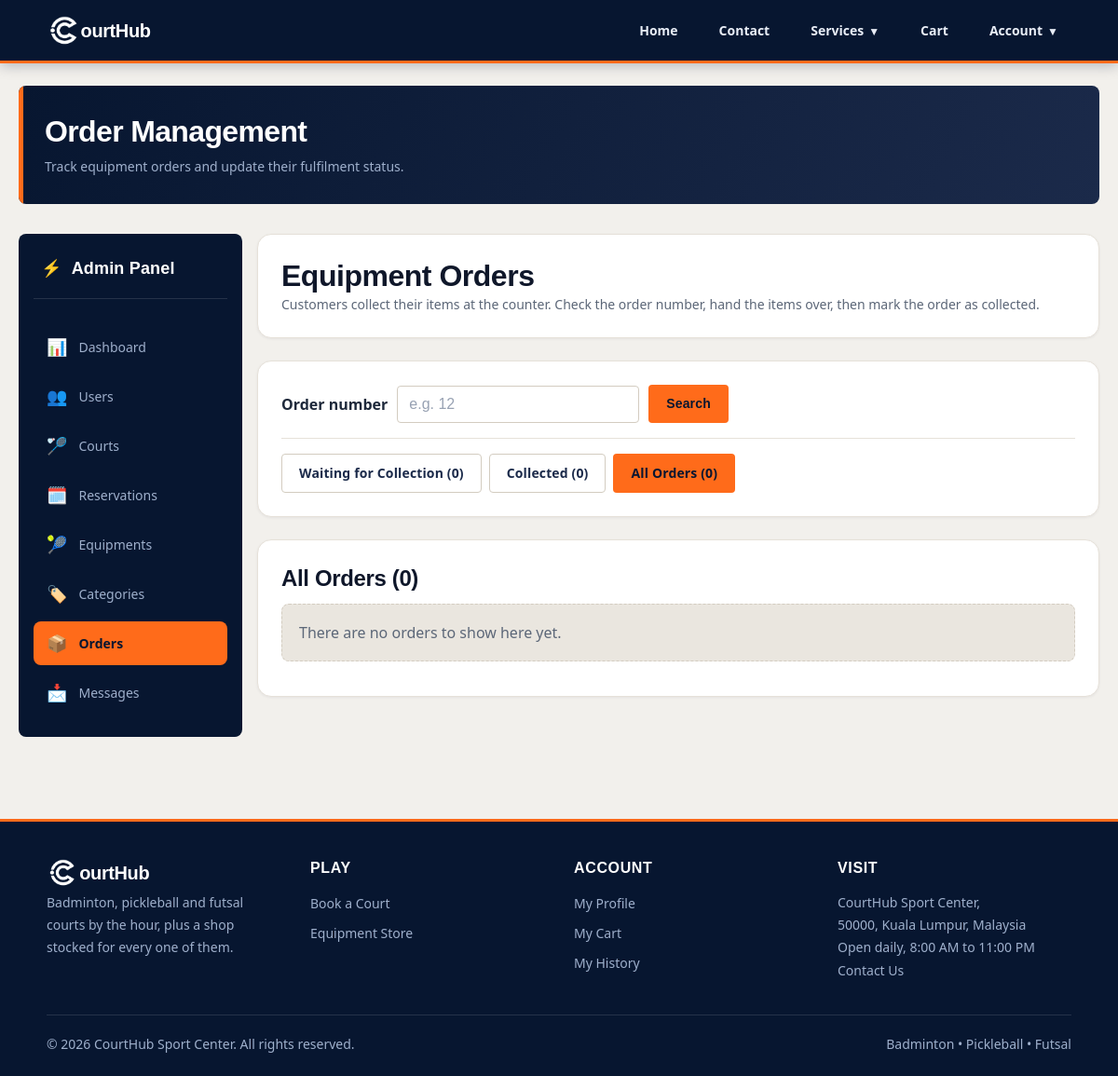
Page /admin/orders.php?status=all (signed in) on the earlier database version.
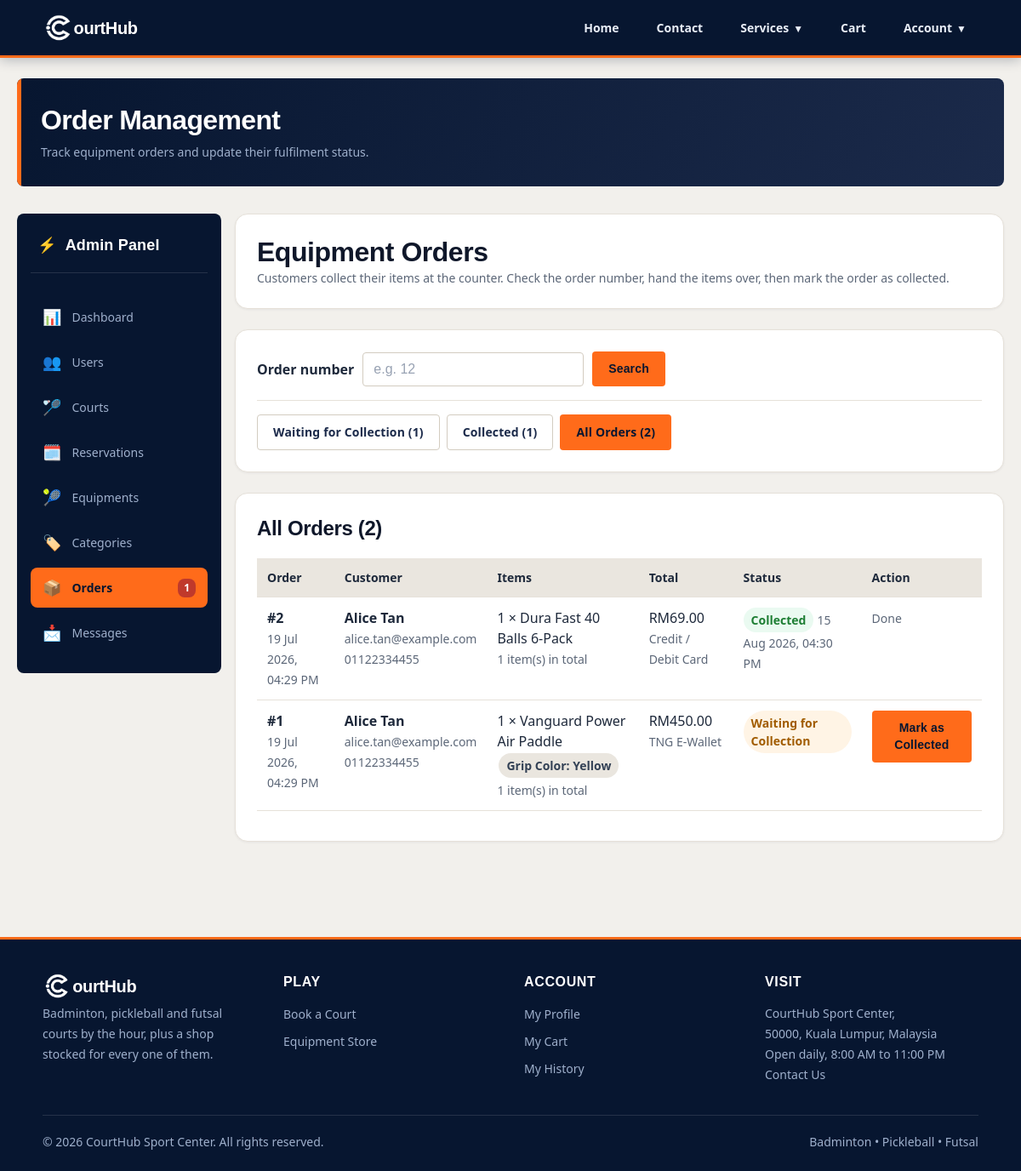
Same page on the later database version.
### tables this page shows
CREATE TABLE equipment_orders (
    equipment_order_id INT AUTO_INCREMENT PRIMARY KEY,
    user_id             INT NOT NULL,
    total_amount        DECIMAL(8,2) NOT NULL,
    payment_method      ENUM('tng_ewallet', 'credit_debit_card') NOT NULL,
    payment_status      ENUM('paid', 'failed') NOT NULL DEFAULT 'paid',
    order_status        ENUM('pending', 'completed') NOT NULL DEFAULT 'pending',
    transaction_ref     VARCHAR(50),
    created_at          TIMESTAMP DEFAULT CURRENT_TIMESTAMP,
    collected_at        DATETIME NULL,            

    FOREIGN KEY (user_id) REFERENCES users(user_id) ON DELETE CASCADE,

     
     
    INDEX idx_equipment_order_status (order_status)
);

CREATE TABLE users (
    user_id         INT AUTO_INCREMENT PRIMARY KEY,
    full_name       VARCHAR(100) NOT NULL,
    email           VARCHAR(100) NOT NULL UNIQUE,
    password_hash   VARCHAR(255) NOT NULL,
    phone           VARCHAR(20),
    role            ENUM('customer', 'admin') NOT NULL DEFAULT 'customer',
    created_at      TIMESTAMP DEFAULT CURRENT_TIMESTAMP
);

CREATE TABLE equipment_order_items (
    order_item_id       INT AUTO_INCREMENT PRIMARY KEY,
    equipment_order_id   INT NOT NULL,
    equipment_id         INT NULL,
    variant_id           INT NULL,
    quantity             INT NOT NULL,
    price_at_purchase    DECIMAL(8,2) NOT NULL,
    selected_options     JSON,

    FOREIGN KEY (equipment_order_id) REFERENCES equipment_orders(equipment_order_id) ON DELETE CASCADE,
    FOREIGN KEY (equipment_id)       REFERENCES equipment(equipment_id) ON DELETE SET NULL,
    FOREIGN KEY (variant_id)         REFERENCES equipment_variants(variant_id) ON DELETE SET NULL
);

CREATE TABLE equipment (
    equipment_id    INT AUTO_INCREMENT PRIMARY KEY,
    name            VARCHAR(150) NOT NULL,
    sport_type_id   INT NOT NULL,
    category_id     INT,
    category        VARCHAR(50) NOT NULL,      
    brand           VARCHAR(50),
    price           DECIMAL(8,2) NOT NULL,
    description     TEXT,
    image_url       VARCHAR(255),
    status          ENUM('active', 'discontinued') NOT NULL DEFAULT 'active',
    created_at      TIMESTAMP DEFAULT CURRENT_TIMESTAMP,

    FOREIGN KEY (sport_type_id) REFERENCES sport_types(sport_type_id),
    FOREIGN KEY (category_id)   REFERENCES categories(category_id),

     
     
    INDEX idx_equipment_category (category_id),
    INDEX idx_equipment_sport (sport_type_id),
    INDEX idx_equipment_status (status)
);

### config/cart_functions.php (called while the page is built, shortened)
<?php
function equipmentOrderStatusLabel($status) {
    $labels = [
        'pending'   => 'Waiting for Collection',
        'completed' => 'Collected',
    ];
    return $labels[$status] ?? $status;
}
function getEquipmentOrdersForAdmin($conn, $status = 'all') {
    $where = "eo.payment_status = 'paid'";
    $types = '';
    $params = [];
    return fetchAdminEquipmentOrders($conn, $where, $types, $params);
}
function fetchAdminEquipmentOrders($conn, $where, $types, $params) {
    $orders = [];
    $stmt = $conn->prepare(
        "SELECT eo.equipment_order_id, eo.total_amount, eo.payment_method,
                eo.payment_status, eo.order_status, eo.collected_at,
                eo.transaction_ref, eo.created_at,
                u.full_name, u.email, u.phone,
                oi.order_item_id, oi.equipment_id, oi.quantity,
                oi.price_at_purchase, oi.selected_options,
                e.name AS equipment_name, e.brand, e.category,
                st.name AS sport_name
         FROM equipment_orders eo
         JOIN users u ON eo.user_id = u.user_id
         JOIN equipment_order_items oi ON eo.equipment_order_id = oi.equipment_order_id
         LEFT JOIN equipment e ON oi.equipment_id = e.equipment_id
         LEFT JOIN sport_types st ON e.sport_type_id = st.sport_type_id
         WHERE {$where}
         ORDER BY eo.created_at DESC, eo.equipment_order_id DESC, oi.order_item_id ASC"
    );
    $stmt->execute();
    $result = $stmt->get_result();
    while ($row = $result->fetch_assoc()) {
        $order_id = (int)$row['equipment_order_id'];
        if (!isset($orders[$order_id])) {
            $orders[$order_id] = [
                'equipment_order_id' => $order_id,
                'total_amount' => $row['total_amount'],
                'payment_method' => $row['payment_method'],
                'order_status' => $row['order_status'],
                'collected_at' => $row['collected_at'],
                'transaction_ref' => $row['transaction_ref'],
                'created_at' => $row['created_at'],
                'full_name' => $row['full_name'],
                'email' => $row['email'],
                'phone' => $row['phone'],
                'item_count' => 0,
                'items' => [],
            ];
        }
        $row['line_total'] = (float)$row['price_at_purchase'] * (int)$row['quantity'];
        $orders[$order_id]['item_count'] += (int)$row['quantity'];
        $orders[$order_id]['items'][] = $row;
    }
    return $orders;
}
function equipmentOrderStatusCounts($conn) {
    $counts = ['pending' => 0, 'completed' => 0, 'all' => 0];
    $result = $conn->query(
        "SELECT order_status, COUNT(*) AS total
         FROM equipment_orders
         WHERE payment_status = 'paid'
         GROUP BY order_status"
    );
    while ($row = $result->fetch_assoc()) {
        $counts[$row['order_status']] = (int)$row['total'];
        $counts['all'] += (int)$row['total'];
    }
    return $counts;
}
function decodeSelectedOptions($selected_options) {
    $decoded = json_decode($selected_options ?? '', true);
    return is_array($decoded) ? $decoded : [];
}

### config/functions.php (called while the page is built, shortened)
<?php
function h($string) {
    return htmlspecialchars($string ?? '', ENT_QUOTES, 'UTF-8');
}
function appBasePath() {
    static $base_path = null;
    if ($base_path !== null) {
        return $base_path;
    }
    $document_root = realpath($_SERVER['DOCUMENT_ROOT'] ?? '');
    $app_root = realpath(__DIR__ . '/..');
    if ($document_root && $app_root && substr(strtolower($app_root), 0, strlen(strtolower($document_root))) === strtolower($document_root)) {
        $relative = substr($app_root, strlen($document_root));
        $base_path = str_replace('\\', '/', $relative);
        $base_path = $base_path === '/' ? '' : rtrim($base_path, '/');
    } else {
        $base_path = '';
    }
    return $base_path;
}
function app_url($path = '') {
    $path = '/' . ltrim($path, '/');
    return appBasePath() . ($path === '/' ? '' : $path);
}
function money($amount) {
    return 'RM' . number_format((float)$amount, 2);
}
function paymentMethodLabel($method) {
    if ($method === 'tng_ewallet') {
        return 'TNG E-Wallet';
    }
    if ($method === 'credit_debit_card') {
        return 'Credit / Debit Card';
    }
    return $method;
}
    ?>

### admin/orders.php (the view, shortened to what the changed rows need)
<?php
require_once __DIR__ . '/../config/db_connect.php';
require_once __DIR__ . '/../config/functions.php';
require_once __DIR__ . '/../config/equipment_functions.php';
$status = $_GET['status'] ?? 'pending';
$search = trim($_GET['q'] ?? '');
$searching = ($search !== '');
$search_id = 0;
if ($searching) {
    $orders = $search_id > 0 ? findEquipmentOrderForAdmin($conn, $search_id) : [];
} else {
    $orders = getEquipmentOrdersForAdmin($conn, $status);
}
$counts = equipmentOrderStatusCounts($conn);
$filters = [
    'pending'   => 'Waiting for Collection (' . $counts['pending'] . ')',
    'completed' => 'Collected (' . $counts['completed'] . ')',
    'all'       => 'All Orders (' . $counts['all'] . ')',
];
$view_query = $searching
    ? '?q=' . urlencode($search)
    : '?status=' . $status;
require_once __DIR__ . '/../includes/header.php';
?>
<section class="page-hero">
    <h1>Order Management</h1>
</section>
<div class="dashboard-layout">
    <?php include __DIR__ . '/../includes/adminPanel.php'; ?>
    <div class="dashboard-main-content">
        <section class="card">
            <h1>Equipment Orders</h1>
        </section>
        <section class="card">
            <div class="row-actions">
                <?php foreach ($filters as $key => $label): ?>
                    <a class="btn <?= (!$searching && $key === $status) ? '' : 'btn-secondary' ?>"
                    href="<?= h(app_url('/admin/orders.php?status=' . $key)) ?>"><?= h($label) ?></a>
                <?php endforeach; ?>
            </div>
        </section>
        <section class="card">
            <h2>
                <?php if ($search_id > 0): ?>
                    Order #<?= (int)$search_id ?>
                <?php elseif ($searching): ?>
                    Search Results
                <?php else: ?>
                    <?= h($filters[$status]) ?>
                <?php endif; ?>
            </h2>
            <?php if (empty($orders)): ?>
                <div class="empty-state">
                    <?php if ($searching): ?>
                        <?= $search_id > 0
                            ? 'No paid order has the number #' . (int)$search_id . '.'
                            : 'Type an order number to search, for example 12.' ?>
                    <?php else: ?>
                        <?= $status === 'pending'
                            ? 'No orders are waiting to be collected.'
                            : 'There are no orders to show here yet.' ?>
                    <?php endif; ?>
                </div>
            <?php else: ?>
                <div class="table-wrap">
                    <table>
                        <thead>
                            <tr>
                                <th>Order</th>
                                <th>Customer</th>
                                <th>Items</th>
                                <th>Total</th>
                                <th>Status</th>
                                <th>Action</th>
                            </tr>
                        </thead>
                        <tbody>
                            <?php foreach ($orders as $order): ?>
                                <tr>
                                    <td>
                                        <strong>#<?= (int)$order['equipment_order_id'] ?></strong><br>
                                        <span class="muted">
                                            <?= h(date('d M Y, h:i A', strtotime($order['created_at']))) ?>
                                        </span>
                                    </td>
                                    <td>
                                        <strong><?= h($order['full_name']) ?></strong><br>
                                        <span class="muted"><?= h($order['email']) ?></span><br>
                                        <span class="muted"><?= h($order['phone'] ?: 'No phone') ?></span>
                                    </td>
                                    <td>
                                        <?php foreach ($order['items'] as $item): ?>
                                            <?php $options = decodeSelectedOptions($item['selected_options']); ?>
                                            <div>
                                                <?= (int)$item['quantity'] ?> &times;
                                                <?= h($item['equipment_name'] ?? 'Item no longer in the shop') ?>
                                                <?php foreach ($options as $name => $value): ?>
                                                    <span class="mini-pill"><?= h($name) ?>: <?= h($value) ?></span>
                                                <?php endforeach; ?>
                                            </div>
                                        <?php endforeach; ?>
                                        <span class="muted"><?= (int)$order['item_count'] ?> item(s) in total</span>
                                    </td>
                                    <td>
                                        <?= money($order['total_amount']) ?><br>
                                        <span class="muted"><?= h(paymentMethodLabel($order['payment_method'])) ?></span>
                                    </td>
                                    <td>
                                        <span class="status <?= h($order['order_status']) ?>">
                                            <?= h(equipmentOrderStatusLabel($order['order_status'])) ?>
                                        </span>
                                        <?php if ($order['collected_at']): ?>
                                            <span class="muted">
                                                <?= h(date('d M Y, h:i A', strtotime($order['collected_at']))) ?>
                                            </span>
                                        <?php endif; ?>
                                    </td>
                                    <td>
                                        <?php if ($order['order_status'] === 'pending'): ?>
                                            <form method="POST" action="<?= h(app_url('/admin/orders.php' . $view_query)) ?>"
                                                class="js-confirm"
                                                data-confirm="Mark order #<?= (int)$order['equipment_order_id'] ?> as collected by <?= h($order['full_name']) ?>?">
                                                <button type="submit" class="btn">Mark as Collected</button>
                                            </form>
                                        <?php else: ?>
                                            <span class="muted">Done</span>
                                        <?php endif; ?>
                                    </td>
                                </tr>
                            <?php endforeach; ?>
                        </tbody>
                    </table>
                </div>
            <?php endif; ?>
        </section>
    </div>
</div>
<?php require_once __DIR__ . '/../includes/footer.php'; ?>

### includes/adminPanel.php (shortened to what the changed rows need)
<?php
$current_page = basename($_SERVER['PHP_SELF']);
$order_counts = function_exists('equipmentOrderStatusCounts') ? equipmentOrderStatusCounts($conn) : ['pending' => 0];
?>
<aside class="sidebar-nav">
    <nav class="sidebar-menu">
        <a href="<?= h(app_url('/admin/orders.php')) ?>" class="nav-item <?= $current_page === 'orders.php' ? 'active' : '' ?>">
            <span class="nav-icon">📦</span>
            <span class="nav-text">Orders</span>
            <?php if (!empty($order_counts['pending']) && $order_counts['pending'] > 0): ?>
                <span class="nav-badge"><?= (int)$order_counts['pending'] ?></span>
            <?php endif; ?>
        </a>
    </nav>
</aside>

Differences in the rows shown:
added equipment_orders: equipment_order_id "2", created_at "19 Jul 2026, 04:29 PM", user.full_name "Alice Tan", user.email "alice.tan@example.com", user.phone "01122334455", equipment_order_items.quantity "1", equipment.name "Dura Fast 40 Balls 6-Pack", total_amount "RM69.00", payment_method "Credit / Debit Card", order_status "Collected", collected_at "15 Aug 2026, 04:30 PM", shows "Done"
added equipment_orders: equipment_order_id "1", created_at "19 Jul 2026, 04:29 PM", user.full_name "Alice Tan", user.email "alice.tan@example.com", user.phone "01122334455", equipment_order_items.quantity "1", equipment.name "Vanguard Power Air Paddle", name "Grip Color", equipment_order_items.selected_options "Yellow", total_amount "RM450.00", payment_method "TNG E-Wallet", order_status "Waiting for Collection"
Other differences:
$order_counts['pending']: (not shown) → "1"
$filters[$status]: "All Orders (0)" → "All Orders (2)"
new list line: "Waiting for Collection (1)"
new list line: "Collected (1)"
new list line: "All Orders (2)"
text no longer shown: "There are no orders to show here yet."
text now shown: "Order Customer Items Total Status Action"
list line gone: "Waiting for Collection (0)"
list line gone: "Collected (0)"
list line gone: "All Orders (0)"
